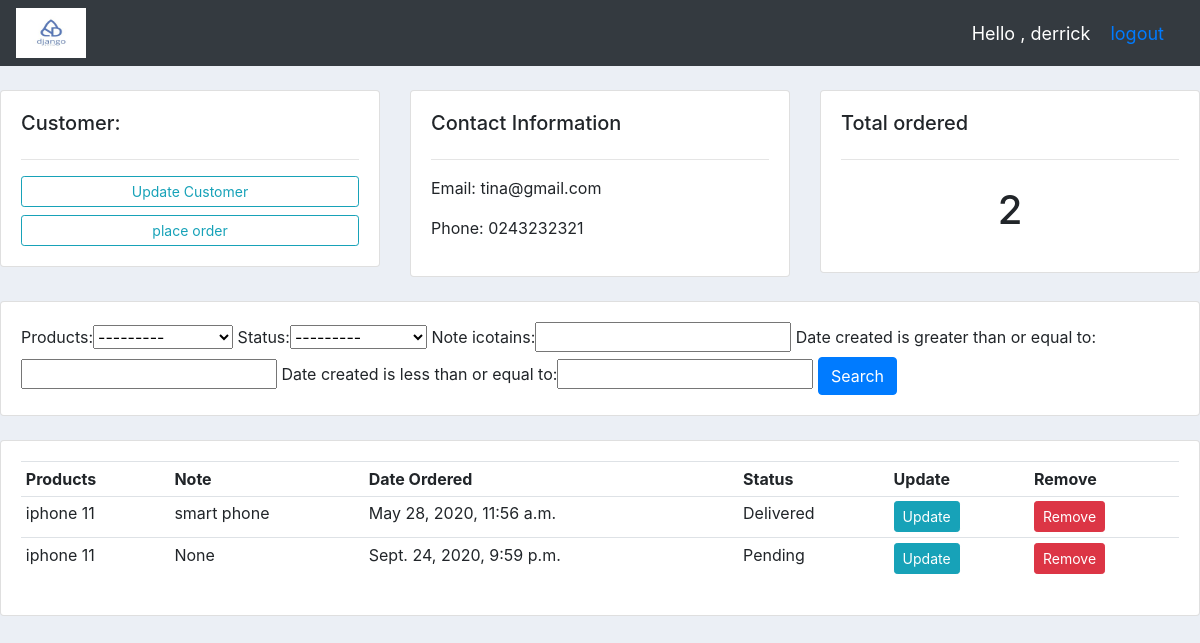
/customer/1/ (signed in), run on the app's committed database.
### accounts/models.py (models this page shows, shortened)
class Customer(models.Model):
    user = models.OneToOneField(User, null=True, on_delete=models.CASCADE)
    name = models.CharField(max_length=200, null=True)
    email = models.CharField(max_length=200, null=True)
    phone = models.CharField(max_length=200, null=True)
    profile_pic = models.ImageField(null=True, blank=True)
    date_created = models.DateTimeField(auto_now_add=True, null=True)

class Order(models.Model):
    STATUS=(
        ('Pending','pending'),
        ('out for delivery','out for delivery'),
        ('Delivered','Delivered')
    )
    customer = models.ForeignKey(Customer, on_delete=models.SET_NULL, null=True)
    products = models.ForeignKey(Products, on_delete=models.SET_NULL, null=True)
    status = models.CharField(max_length=222, null=True, choices=STATUS)
    date_created = models.DateTimeField(auto_now_add=True, null=True)
    note =  models.CharField(max_length=222, null=True)

class Products(models.Model):
    CATEGORY =(
        ('Indoor','Indoor'),
        ('Outdoor','Outdoor')
    )
    name = models.CharField(max_length=200, null=True)
    price = models.FloatField()
    description = models.CharField(max_length=200, null=True, blank=True)
    category = models.CharField(max_length=200, null=True, choices=CATEGORY)
    date_created = models.DateTimeField(auto_now_add=True, null=True)
    tags = models.ManyToManyField(Tag)
    class Meta:
        verbose_name_plural='Products'
    def __str__(self):
        return self.name

### accounts/views.py (the view)
# urls.py: path('customer/<str:pk_test>/', views.customer, name="customer"),
@login_required(login_url ='login')
def customer(request, pk_test):
    customer = Customer.objects.get(id=pk_test)
    orders = customer.order_set.all()
    order_count = orders.count()
    myFilter =  OrderFilter(request.GET , queryset = orders)
    orders  = myFilter.qs
    context = {'customer': customer, 'orders': orders, 'order_count':order_count, 'myFilter':myFilter}
    return render(request, 'accounts/customer.html', context)

### accounts/templates/accounts/customer.html
{% extends 'accounts/base.html' %}
{% block content %}
    <br>
    <div class="row">
      <div class="col-md">
       <div class="card card-body">
           <h5>Customer:</h5>
           <hr>
           <a class="btn btn-outline-info btn-sm btn-block" href="">Update Customer</a>
            <a class="btn btn-outline-info btn-sm btn-block" href="{% url 'create_order' customer.id %}">place order</a>
       </div>
    </div>
    <div class="col-md">
         <div class="card card-body">
             <h5>Contact Information</h5>
             <hr>
             <p>Email: {{ customer.email }}</p>
             <p>Phone: {{ customer.phone }}</p>
         </div>
    </div>
    <div class="col-md">
        <div class="card card-body">
            <h5>Total ordered</h5>
            <hr>
            <h1 style="text-align:center;padding:10px">{{ order_count }}</h1>
        </div>
    </div>
    </div>
    <br>
    <div class="row">
      <div class="col">
          <div class="card card-body">
              <form method="get">
                  {{myFilter.form}}
                  <button class="btn btn-primary" type="submit">Search</button>
              </form>
          </div>
      </div>
    </div>
    <br>
    <div class="row">
       <div class="col-md">
           <div class="card card-body">
               <table class="table table-sm">
                   <tr>
                       <th>Products</th>
                       <th>Note</th>
                       <th>Date Ordered</th>
                       <th>Status</th>
                       <th>Update</th>
                       <th>Remove</th>
                   </tr>
                 {% for order in orders %}
                     <tr>
                         <td>{{ order.products }}</td>
                         <td>{{ order.note}}</td>
                         <td>{{ order.date_created}}</td>
                         <td>{{ order.status }}</td>
                         <td><a class="btn btn-sm btn-info" href="{% url 'update_order' order.id %}">Update</a></td>
                     <td><a class="btn btn-sm btn-danger" href="{% url 'delete_order' order.id %}">Remove</a></td>
                     </tr>
                   {% endfor %}
               </table>
           </div>
       </div>
    </div>
{% endblock %}

### accounts/templates/accounts/navbar.html (shortened to what this page needs)
{% load static %}
<!doctype html>
<html lang="en">
<head>
    <link rel="stylesheet" href="{% static 'css/bootstrap.min.css' %}">
    <link rel="stylesheet" href="{% static 'css/main.css' %}">
</head>
<body>
<nav class="navbar navbar-expand-lg navbar-dark bg-dark">
    <img src="{% static 'img/logo.jpeg' %}" width="70" height="50">
<span class="hello-msg">Hello , {{request.user}}</span>
<span class="hello-msg"><a href="{%url 'logout'%}">logout</a></span>
</nav>
</body>
</html>

### accounts/static/css/main.css (style rules this page uses)
body { background-color:#ebeff5; }

### accounts/templates/accounts/navbar.html (style rules this page uses)
.hello-msg { font-size: 18px; color:#fff; margin-right: 20px; }

### data on the page
Customer: email "tina@gmail.com", phone "0243232321"
Order: products "iphone 11", note "smart phone", date_created "May 28, 2020, 11:56 a.m.", status "Delivered"
Order: products "iphone 11", note "None", date_created "Sept. 24, 2020, 9:59 p.m.", status "Pending"

### other printed values
{{ request.user }} "derrick"
{{ order_count }} "2"
